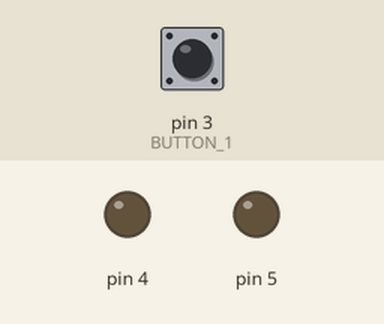
This sketch was run on a simulated Arduino Uno, built with avr-gcc and run on an emulated ATmega328P. On the bench: output pins drawn as LEDs (lit = HIGH). Dashed ring = blinking. The inputs (shaded band) are chosen by the test bench; at power-on: pin 3 (BUTTON_1) LOW.

Above: at 1.2 s.
1.3 s: pin 3 (BUTTON_1) pulled HIGH for 0.15 s
At 1.7 s:
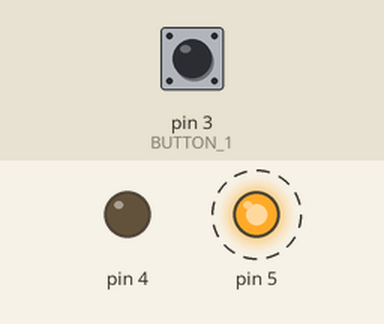
4.4 s: pin 3 (BUTTON_1) pulled HIGH for 1 s
At 4.4 s:
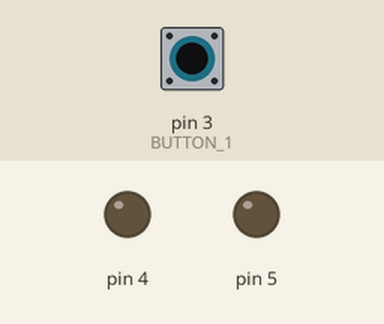
6.9 s: pin 3 (BUTTON_1) pulled HIGH for 0.15 s
At 9.7 s:
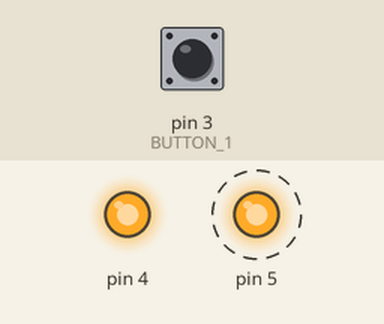
10.0 s: pin 3 (BUTTON_1) pulled HIGH for 3.2 s
At 10.0 s:
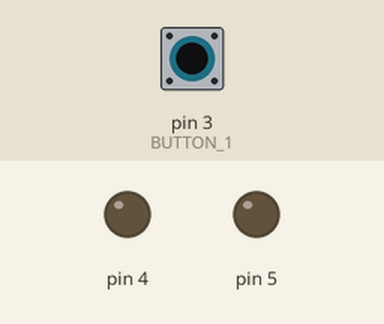
14.7 s: pin 3 (BUTTON_1) pulled HIGH for 0.15 s
At 21.2 s:
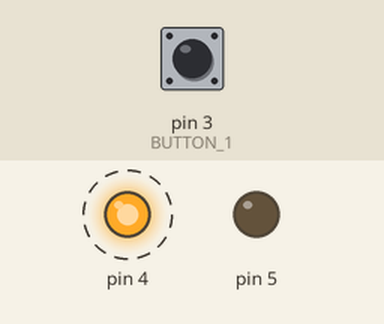
Timing chart, 0 to 21.8 s (numbered marks = the images above; inputs shaded):
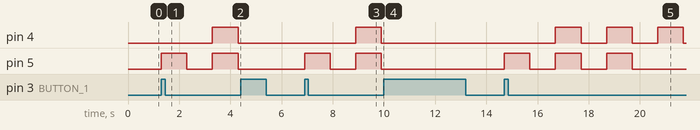

The sketch:

sketch_jan17b.ino
```cpp
 /**********************************************************************
 *                                                                     *
 * File: sketch_jan17b.ino                                             *
 *                                                                     *
 * Author: AG                                                          *
 *                                                                     *
 * Date: 01-17-2025                                                    *
 *                                                                     *
 * Description: Turn on and off the red, green, and blue LEDs          *
 *              in a sequence.                                         *
 *                                                                     *
 **********************************************************************/


// LED Sequence Program
// LEDs PD4 and PD5
// Mask for PORTB to turn the first 3 bits on 00000111
#define PORTD_MASK 0x30
// Button 1 pin definition
#define BUTTON_1 3
// Button 2 pin definition
#define BUTTON_2 2
// Data Direction Register for port B
#define myDDRD (*(volatile uint8_t *) 0x2A)
// Data Register for port B
#define myPORTD (*(volatile uint8_t *) 0x2B)
// Input Register for port B
#define myPIND (*(volatile uint8_t *) 0x29)

// Array to control the LED Sequence
int arr[6] = {0x20, 0x30, 0x30, 0x10, 0x10, 0x20};
//the main condition that triggers the sequence
static volatile bool start = false;

void setup() {
  // Set the first 3 pins of port B as output (00110000)
  myDDRD |= PORTD_MASK;
  // Initialize PORTB to 0 (turn off all LEDs initially)
  myPORTD &= ~PORTD_MASK;
  attachInterrupt(digitalPinToInterrupt(BUTTON_1), isr_button1, CHANGE);
}

void loop() {
  // Check if the button on PINB3 is pressed
  if (start == true) {
    int i = 0;
    while (i < 6 && start == true) {
      // Turn on the LED pattern
      myPORTD ^= arr[i];
      delay(1000);  // Wait for 1 second
      // Turn off the LED pattern
      myPORTD ^= arr[i];
      delay(1000);  // Wait for 1 second

      // Move to the next pattern in the array
      i++;

      // Ensure i stays within the bounds of the array
      i = i % 6;
    }
  }
}
// interrupt attached to button 1 to make it as a toggle button to start and stop the led sequence
void isr_button1()
{
  // checks if button 1 is pressed
  if(digitalRead(BUTTON_1))
  {
    // change the state of the start from true to false or false to true when Button 1 is pressed
    start = !start;
  }
}
```

Measured:
- after the input at 1.3 s, pin 4: LOW → HIGH after 2.0 s, → LOW 1.0 s later; pin 5: alternates HIGH for 1.0 s and LOW for 1.0 s, starting at once
- after the input at 4.4 s, pin 4, pin 5: stays LOW (without the input it goes to HIGH after 0.90 s)
- after the input at 6.9 s, pin 4: LOW → HIGH after 2.0 s, → LOW 1.0 s later; pin 5: alternates HIGH for 1.0 s and LOW for 1.0 s, starting at once
- after the input at 10.0 s, pin 4: stops changing and stays LOW; pin 5: stays LOW (without the input it goes to HIGH after 0.90 s)
- after the input at 14.7 s, pin 4: alternates HIGH for 1.0 s and LOW for 1.0 s, starting after 2.0 s; pin 5: alternates HIGH for 1.0 s and LOW for 1.0 s, 6 changes in all, then stays LOW, starting at once
